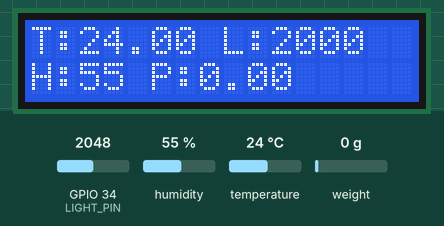
This sketch was run on a simulated ESP32. Shown: 16×2 character LCD. Inputs (shaded band) come from the test bench; at power-on: weight on the scale 0 g, humidity 55 %, GPIO 34 (LIGHT_PIN) = 2048, temperature 24 °C. WiFi joins after 1.5 s; servers stay silent unless stated; what the sketch prints to the serial monitor is not drawn.

Above: at 2.7 s.
2.8 s: weight on the scale set to 100 g
At 4.0 s:
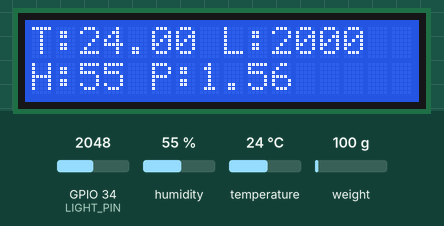
5.7 s: humidity set to 22 %
At 7.3 s:
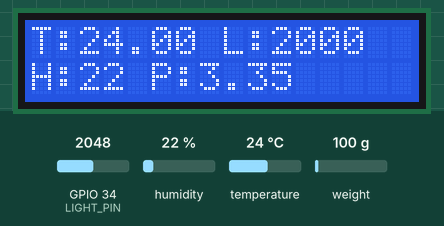
9.0 s: GPIO 34 (LIGHT_PIN) set to 2866
At 9.8 s:
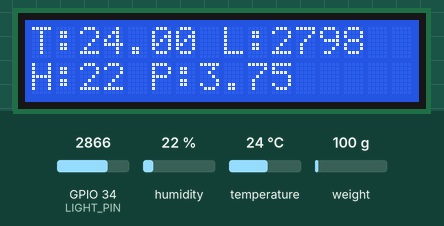
11.5 s: temperature set to 12 °C
At 12.9 s:
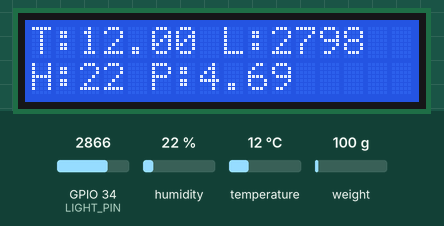
13.2 s: weight on the scale set to 1250 g
At 14.0 s:
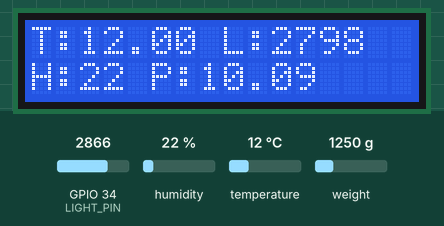
14.8 s: GPIO 34 (LIGHT_PIN) set to 3972
At 16.5 s:
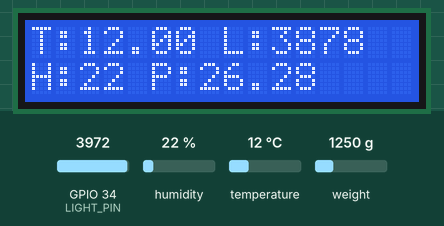
Timing chart, 0 to 18.0 s (numbered marks = the images above; inputs shaded):
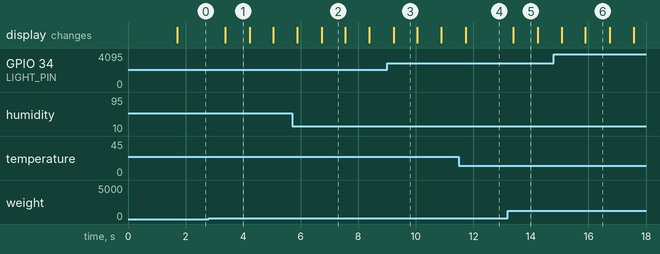

The sketch:

socESP32.ino
```cpp
#include <Wire.h>
#include <LiquidCrystal_I2C.h>
#include <DHT.h>
#include <Q2HX711.h>
#include <Average.h>
#include <string.h>

//firebase
#include <WiFi.h>
#include <IOXhop_FirebaseESP32.h>
#define FIREBASE_Host "https://iot-meteorologicka-stanica-default-rtdb.europe-west1.firebasedatabase.app"
#define FIREBASE_authorization_key "92Avq34xTQN38jJarUvcfrj7mzpHOzXj6HenJSOd"
#define WIFI_SSID "meteor-net"       // replace with your SSID
#define WIFI_PASSWORD "SOC-2024"          //replace with your Password


#define DHT_PIN 14        // Pin number for DHT11 sensor
#define DHT_TYPE DHT11    // Type of DHT sensor

#define LIGHT_PIN 34      // Pin number for TEMT6000 sensor

#define MPS_OUT_PIN 35     // OUT data pin for MPS20N0040D-D sensor
#define MPS_SCK_PIN  32    // Clock data pin for MPS20N0040D-D sensor

DHT dht(DHT_PIN, DHT_TYPE);  // Create DHT object
Q2HX711 MPS20N0040D(MPS_OUT_PIN, MPS_SCK_PIN); // Create Q2HX711 object for MPS20N0040D-D sensor
Average<long> ave(10); // Average buffer size for MPS20N0040D-D sensor

int lightValue = 0;          // Variable to store light sensor value
float pressureValue = 0;    // Variable to store pressure sensor value
float temperatureValue = 0; // Variable to store temperature value
int humidityValue = 0;    // Variable to store humidity value
LiquidCrystal_I2C lcd(0x27, 16, 2);

void setup() {
  Serial.begin(115200); // Start serial communication
  pinMode(LIGHT_PIN, INPUT);
  dht.begin();          // Start DHT sensor
  lcd.init();
  lcd.backlight();
  lcd.clear();
  WiFi.begin(WIFI_SSID, WIFI_PASSWORD);
  while (WiFi.status() != WL_CONNECTED){
    Serial.print(".");
    delay(300);
  }
  Serial.println();
  Serial.print("Connected with IP: ");
  Serial.println(WiFi.localIP());
  Serial.println();

  Firebase.begin(FIREBASE_Host, FIREBASE_authorization_key);                                       // connect to firebase

}

void loop() {
  // Read temperature and humidity from DHT sensor
  temperatureValue = dht.readTemperature();
  humidityValue = dht.readHumidity();

  // Read light value from TEMT6000 sensor
  float sensor_value = analogRead(LIGHT_PIN); // Get raw sensor reading
  float volts = sensor_value * 5 / 1024.0;    // Convert reading to voltage
  float amps = volts / 10000.0;             // Convert to amps across 10K resistor
  float microamps = amps * 1000000.0;             // Convert amps to microamps
  lightValue = microamps * 2.0;                  // 2 microamps = 1 lux

  // Read pressure value from MPS20N0040D-D sensor
  ave.push(MPS20N0040D.read()); // Read raw pressure sensor reading and add to average buffer
  pressureValue = ave.mean()/8950;  // Calculate average pressure value from buffer


  lcd.clear();
  lcd.print("T:");
  lcd.print(temperatureValue);
  lcd.print(" L:");
  lcd.print(lightValue);
  lcd.setCursor(0, 1);
  lcd.print("H:");
  lcd.print(humidityValue);
  lcd.print(" P:");
  lcd.print(pressureValue);

  Firebase.setString("RealTime/Temperature", String(temperatureValue));
  Firebase.setString("RealTime/Humidity", String(humidityValue));
  Firebase.setString("RealTime/Pressure", String(pressureValue));
  Firebase.setString("RealTime/LightLevel", String(lightValue));
  delay(100); // Delay for 0.1 second
  Serial.println("Succesfull loop");
}
```

Measured:
- after the input at 2.8 s, the display: changes after 0.57 s (image 1)
- after the input at 11.5 s, the display: changes after 0.23 s (image 4)
- after the input at 13.2 s, the display: changes after 0.19 s (image 5)
- what the display in image 1 shows lasts 0.8 s, from 3.4 s to 4.2 s
- what the display in image 5 shows lasts 0.8 s, from 13.4 s to 14.2 s
